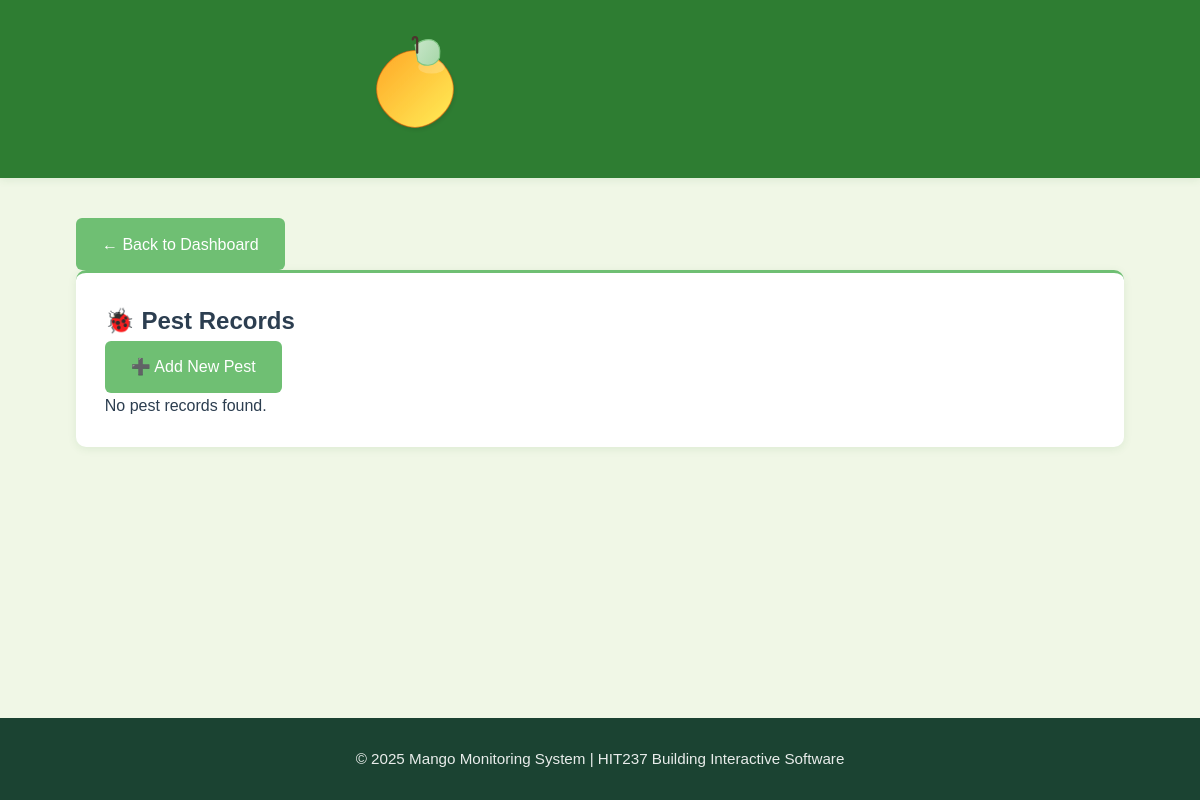
/myfarms/pests/ (signed in), run on an earlier commit of the app's database.
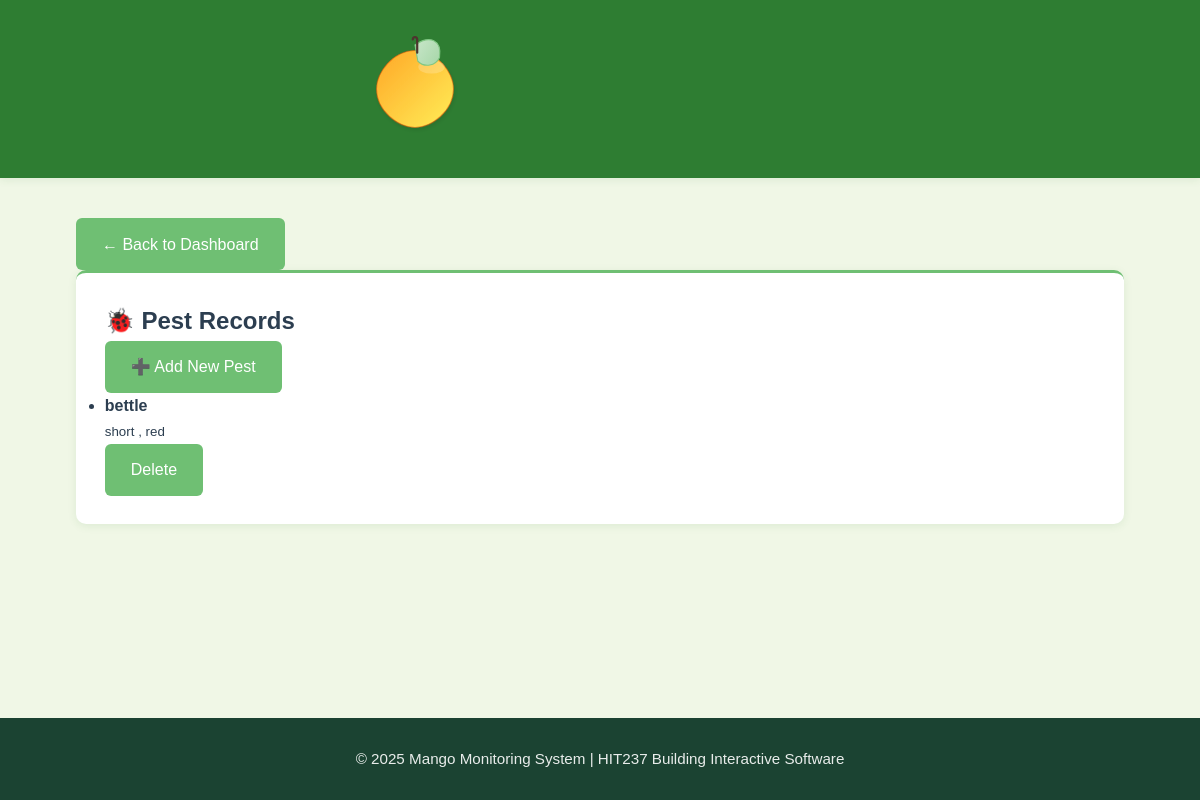
And on a later commit of the database.
### App2/models.py (models this page shows, shortened)
class Pest(models.Model):
    name = models.CharField(max_length=100)
    description = models.TextField()
    reference_pest_id = models.IntegerField(null=True, blank=True,help_text="ID from reference pest database if identified")
    created_by = models.ForeignKey(User, on_delete=models.SET_NULL, null=True)

### App2/views.py (the view)
# urls.py: path('pests/', views.PestListView.as_view(), name='pest-list'),
class PestListView(LoginRequiredMixin, ListView):
    model = Pest
    template_name = 'app2/pest_list.html'
    context_object_name = 'pests'
    def get_queryset(self):
        return Pest.objects.filter(created_by=self.request.user)

### App2/templates/App2/pest_list.html (shortened to what this page needs)
{% extends 'app2/base.html' %}
{% block content %}
<div class="container mt-4">
  <a href="{% url 'App2:profile' %}" class="btn btn-outline-secondary mb-3">← Back to Dashboard</a>
<div class="card shadow p-4">
  <div class="d-flex justify-content-between align-items-center mb-3">
    <h2 class="mb-0">🐞 Pest Records</h2>
    <a href="{% url 'App2:pest-create' %}" class="btn btn-success">➕ Add New Pest</a>
  </div>
  {% if pests %}
    <ul class="list-group">
      {% for pest in pests %}
      <li class="list-group-item d-flex justify-content-between align-items-center">
        <div>
          <strong>{{ pest.name }}</strong><br>
          <small class="text-muted">{{ pest.description|truncatewords:12 }}</small>
        </div>
        <div>
          <a href="{% url 'App2:pest-delete' pest.id %}" class="btn btn-sm btn-outline-danger">Delete</a>
        </div>
      </li>
      {% endfor %}
    </ul>
  {% else %}
    <p>No pest records found.</p>
  {% endif %}
</div>
</div>
{% endblock %}

What changed in the data, as far as the page shows it:
added Pest: name "bettle", description "short , red"
Also different on the page:
text no longer shown: "No pest records found."
